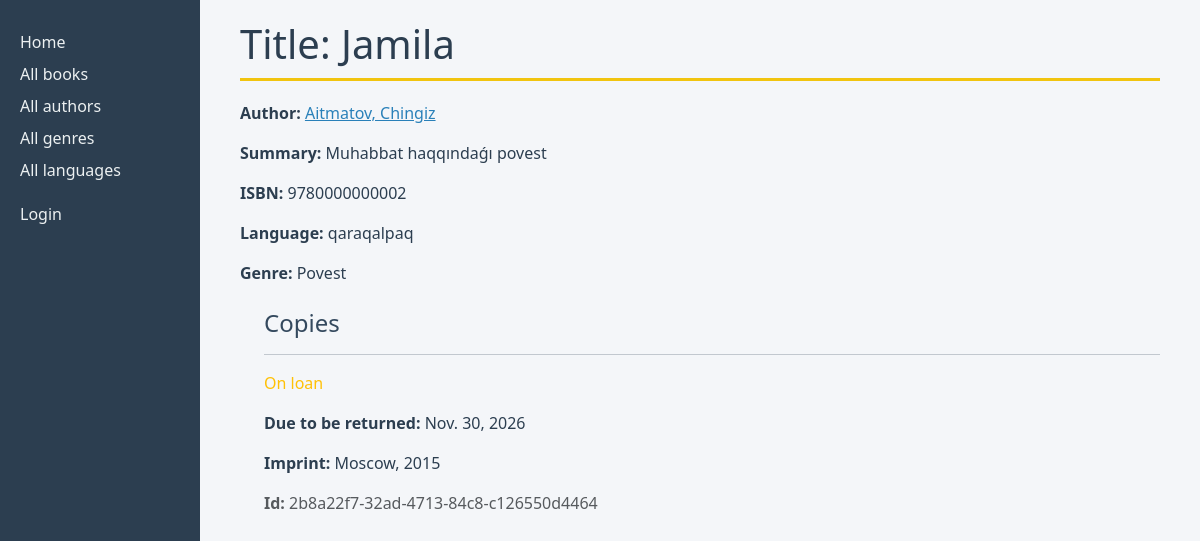
/catalog/book/2, run on the app's committed database.
### catalog/models.py (models this page shows, shortened)
class Book(models.Model):
    title = models.CharField(max_length=200)
    author = models.ForeignKey('Author', on_delete=models.RESTRICT, null=True)
    summary = models.TextField(
        max_length=1000, help_text="Enter a brief description of the book")
    isbn = models.CharField('ISBN', max_length=13,
                            unique=True,
                            help_text='13 Character <a href="https://www.isbn-international.org/content/what-isbn'
                                      '">ISBN number</a>')
    genre = models.ManyToManyField(
        Genre, help_text="Select a genre for this book")
    language = models.ForeignKey(
        'Language', on_delete=models.SET_NULL, null=True)
    class Meta:
        ordering = ['title', 'author']
    def display_genre(self):
        return ', '.join(genre.name for genre in self.genre.all()[:3])
    display_genre.short_description = 'Genre'

class Author(models.Model):
    first_name = models.CharField(max_length=100)
    last_name = models.CharField(max_length=100)
    date_of_birth = models.DateField(null=True, blank=True)
    date_of_death = models.DateField('Died', null=True, blank=True)
    class Meta:
        ordering = ['last_name', 'first_name']
    def get_absolute_url(self):
        return reverse('author-detail', args=[str(self.id)])
    def __str__(self):
        return f'{self.last_name}, {self.first_name}'

class Language(models.Model):
    name = models.CharField(
        max_length=200,
        unique=True,
        help_text="Enter the book's natural language (e.g. English, French, Japanese etc.)"
    )
    def __str__(self):
        return self.name
    class Meta:
        ordering = ['name']
        constraints = [
            UniqueConstraint(
                Lower('name'),
                name='language_name_case_insensitive_unique',
                violation_error_message="Language already exists (case-insensitive match)"
            ),
        ]

class Genre(models.Model):
    name = models.CharField(
        max_length=200,
        unique=True,
        help_text="Enter a book genre (e.g. Science Fiction, French Poetry etc.)"
    )
    def __str__(self):
        return self.name
    class Meta:
        ordering = ['name']
        constraints = [
            UniqueConstraint(
                Lower('name'),
                name='genre_name_case_insensitive_unique',
                violation_error_message="Genre already exists (case-insensitive match)"
            ),
        ]

class BookInstance(models.Model):
    id = models.UUIDField(primary_key=True, default=uuid.uuid4,
                          help_text="Unique ID for this particular book across whole library")
    book = models.ForeignKey('Book', on_delete=models.RESTRICT, null=True)
    imprint = models.CharField(max_length=200)
    due_back = models.DateField(null=True, blank=True)
    borrower = models.ForeignKey(
        settings.AUTH_USER_MODEL, on_delete=models.SET_NULL, null=True, blank=True)
    class LoanStatus(models.TextChoices):
        MAINTENANCE = 'm', 'Maintenance'
        ON_LOAN = 'o', 'On loan'
        AVAILABLE = 'a', 'Available'
        RESERVED = 'r', 'Reserved'
    status = models.CharField(
        max_length=1,
        choices=LoanStatus,
        blank=True,
        default=LoanStatus.MAINTENANCE,
        help_text='Book availability',
    )
    class Meta:
        ordering = ['due_back']
        permissions = (("can_mark_returned", "Set book as returned"),)

### catalog/views.py (the view)
# urls.py: path('book/<int:pk>', views.BookDetailView.as_view(), name='book-detail'),
class BookDetailView(generic.DetailView):
    model = Book

### catalog/templates/catalog/book_detail.html (shortened to what this page needs)
<!doctype html>
<html lang="en">
<head>
</head>
<body>
{% extends "base_generic.html" %}
{% block content %}
  <h1>Title: {{ book.title }}</h1>
  <p>
    <strong>Author:</strong>
    <a href="{{ book.author.get_absolute_url }}">{{ book.author }}</a>
  </p>
  <p><strong>Summary:</strong> {{ book.summary }}</p>
  <p><strong>ISBN:</strong> {{ book.isbn }}</p>
  <p><strong>Language:</strong> {{ book.language }}</p>
  <p><strong>Genre:</strong> {{ book.genre.all|join:", " }}</p>
  <div class="ms-4 mt-4">
    <h4>Copies</h4>
    {% for copy in book.bookinstance_set.all %}
      <hr />
      <p
        class="{% if copy.status == copy.LoanStatus.AVAILABLE %}text-success{% elif copy.status == copy.LoanStatus.MAINTENANCE %}text-danger{% else %}text-warning{% endif %}">
        {{ copy.get_status_display }}
      </p>
      {% if copy.status != copy.LoanStatus.AVAILABLE %}
        <p><strong>Due to be returned:</strong> {{ copy.due_back }}</p>
      {% endif %}
      <p><strong>Imprint:</strong> {{ copy.imprint }}</p>
      <p class="text-muted"><strong>Id:</strong> {{ copy.id }}</p>
    {% endfor %}
  </div>
{% endblock %}
{% block sidebar %}
  {{ block.super }}
{% endblock %}

### catalog/static/css/styles.css (style rules this page uses)
body { background-color: #f4f6f9; font-family: "Segoe UI", Arial, sans-serif; color: #2c3e50; }
h1 { color: #2c3e50; border-bottom: 3px solid #f1c40f; padding-bottom: 10px; margin-bottom: 20px; }
h2, h4 { color: #34495e; }
.col-sm-10 a { color: #2980b9; }

### data on the page
Book: title "Jamila", author "Aitmatov, Chingiz", summary "Muhabbat haqqındaǵı povest", isbn "9780000000002", language "qaraqalpaq", genre.all "Povest"
BookInstance: status "On loan", due_back "Nov. 30, 2026", imprint "Moscow, 2015", id "2b8a22f7-32ad-4713-84c8-c126550d4464"
